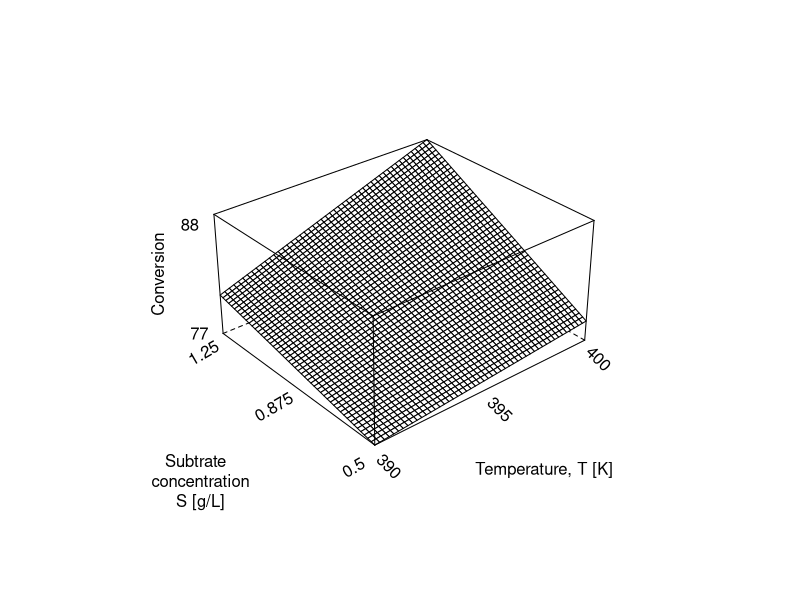
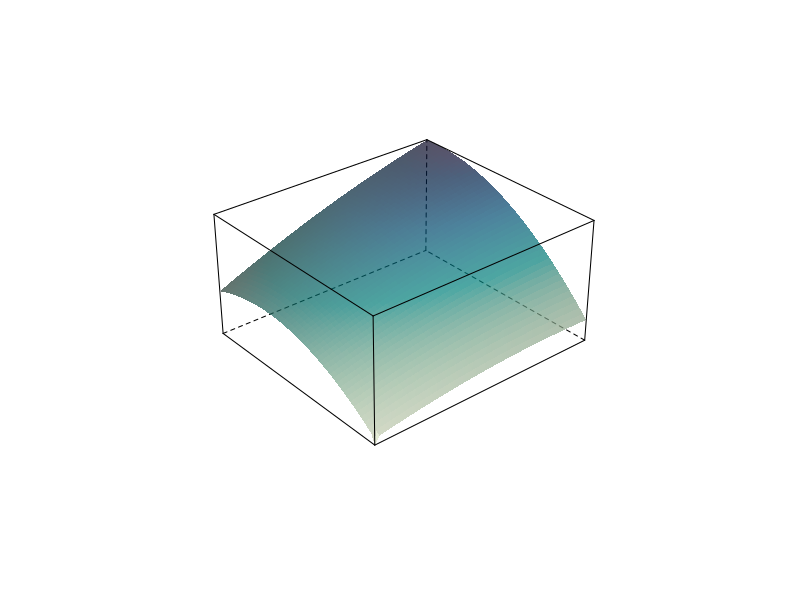

Recreate these plots in R, in order.

surface <- function(x1,x2){
    x1off = 360
    x1scale = 20
    x1s = (x1 - x1off)/x1scale
    
    x2off = 0
    x2scale = 1
    x2s = (x2 - x2off)/x2scale
    
    z = 30*x1s + 16*x2s- 10*x1s^2 - 20*x2s^2 +16*x1s*x2s + 40.1
}
surface.linear <- function(x1,x2){
    x1off = 395
    x1scale = 5
    x1s = (x1 - x1off)/x1scale
    
    x2off = (1.25+0.5)/2
    x2scale = (1.25-0.5)/2
    x2s = (x2 - x2off)/x2scale
    
    z = 2.5*x1s + 3.5*x2s +1.5*x1s*x2s + 81.5
}


Xoff = 360     # offset for X
Xscale = 20.0

N = 50 # resolution of surface
xlo = 390
xhi = 400
xmid = 395
ylo = 0.5
yhi = 1.25
ymid = (1.25+0.5)/2

x1 <- seq(xlo, xhi,length=N)
x2 <- seq(ylo , yhi, length=N)
g.linear <- expand.grid(x1=x1, x2=x2)
g.linear$y <- surface.linear(g.linear$x1, g.linear$x2)

g.actual <- expand.grid(x1=x1, x2=x2)
g.actual$y <- surface(g.actual$x1, g.actual$x2)


xlabels = c(xlo, xhi, xmid)
ylabels = c(ylo, yhi, ymid)
zmin = floor(surface(xlo,ylo))
zmax = floor(surface(xhi,yhi))

zlabels = c(zmin, 61, zmax)
g.actual$y[which.min(g.actual$y)] = zmin
#g$y[which.max(g$y)] = zmax

library(lattice)
png(file="factorial-two-level-surface-with-interaction.png", height = 1500, width = 1200, res=300, bg="transparent")
layout(matrix(c(1,2), 1, 2))
par.set <-  list(axis.line = list(col = "transparent"), clip = list(panel = "off"))
print(wireframe(y ~ x1*x2,
        data = g.linear,
        shade=FALSE,
        scales=list(arrows=FALSE,
                    distance=c(2,2.5,1),
                    rot=c(0),
                    x=list(draw=TRUE, at=xlabels, labels=as.character(xlabels), cex=1, rot=-45),
                    y=list(draw=TRUE, at=ylabels, labels=as.character(ylabels), cex=1, rot=30),
                    z=list(draw=TRUE, at=zlabels, labels=as.character(zlabels), cex=1)
                    ),
        aspect = c(0.9, 0.5),  # y/x and z/x
        par.settings = par.set,
        xlab="Temperature, T [K]",
        ylab=paste("Subtrate \n concentration\n S [g/L]"),
        zlab=list("Conversion", rot=90),
        alpha.regions = 1,
        #screen = list(z = 0, x = 45, y =45),
        )
)
print(wireframe(y ~ x1*x2,
        data = g.actual,
        shade=TRUE,
        scales=list(arrows=FALSE,
                    distance=c(2,2.5,1),
                    rot=c(0),
                    x=list(draw=FALSE, at=xlabels, labels=as.character(xlabels), cex=1, rot=-45),
                    y=list(draw=FALSE, at=ylabels, labels=as.character(ylabels), cex=1, rot=30),
                    z=list(draw=FALSE, at=zlabels, labels=as.character(zlabels), cex=1)
                    ),
        aspect = c(0.9, 0.5),  # y/x and z/x
        par.settings = par.set,
        xlab="",
        ylab="",
        zlab="",
        alpha = 0.7,
        #screen = list(z = 0, x = 45, y =45),
)
)
dev.off()


#Then manually crop the PNG output file